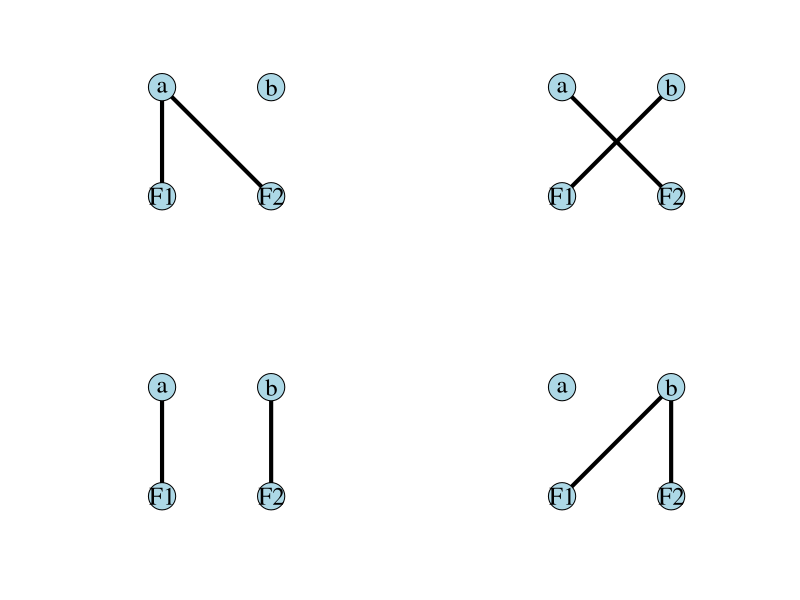
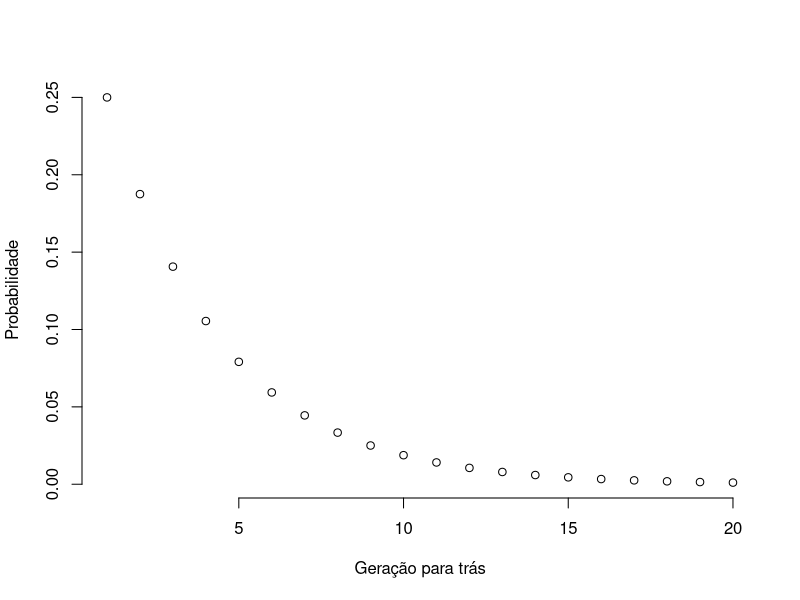
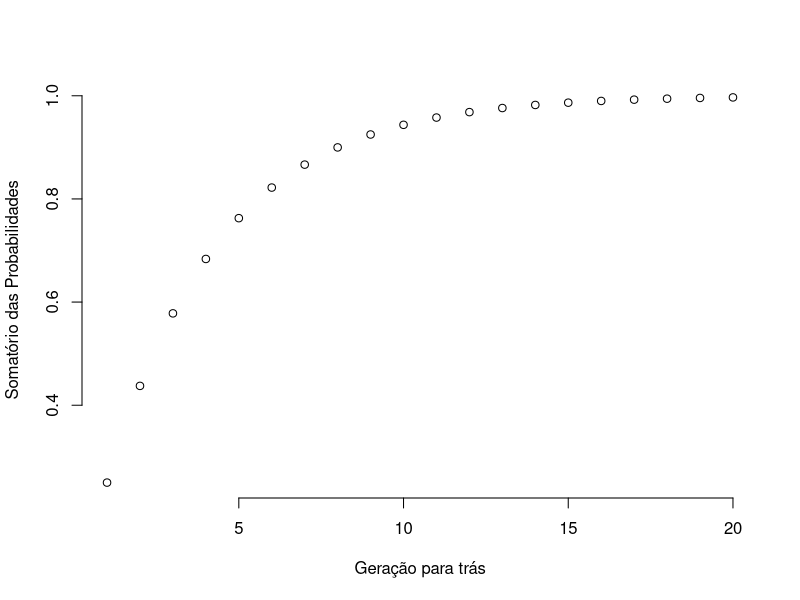

These charts were generated, in order, by the following R code:
###http://recologia.com.br/2016/02/teoria-da-coalescencia/
library(igraph)

###Definindo a função de probabilidade de coalescencia
coalescent<- function(n,t) {
    return((1/n) * (1-(1/4))^(t-1))
}

###Testando o modelo
coalescent(1,1)

coalescent(2,1)

###Avaliando o resultado
mae<-letters[1:2]
mae
possibilidades<-expand.grid(individuo1=mae,individuo2=mae)

possibilidades$individuo1==possibilidades$individuo2

sum(possibilidades$individuo1==possibilidades$individuo2)/nrow(possibilidades)

###Representação grafica das possibilidades
grafo1<-graph_from_literal(F1-a,F2-a,b)
grafo2<-graph_from_literal(F1-b,F2-a)
grafo3<-graph_from_literal(F1-a,F2-b)
grafo4<-graph_from_literal(F1-b,F2-b,a)

local<-matrix(c(0,0,1,0,0,1,1,1),ncol = 2,nrow=4,dimnames = list(c("F1","F2","a","b"),c("x","y")),byrow=T)

jpeg("01.jpg")
par(mfrow=c(2,2))
local<-local[match(rownames(local),V(grafo1)$name),]
plot(grafo1,layout=local,vertex.size=50,vertex.color="lightblue",
     vertex.label.color="black",vertex.label.cex=1.8,edge.width=4,edge.color="black")

local<-local[match(rownames(local),V(grafo2)$name),]
plot(grafo2,layout=local,vertex.size=50,vertex.color="lightblue",
     vertex.label.color="black",vertex.label.cex=1.8,edge.width=4,edge.color="black")

local<-local[match(rownames(local),V(grafo3)$name),]
plot(grafo3,layout=local,vertex.size=50,vertex.color="lightblue",
     vertex.label.color="black",vertex.label.cex=1.8,edge.width=4,edge.color="black")

local<-local[match(rownames(local),V(grafo4)$name),]
plot(grafo4,layout=local,vertex.size=50,vertex.color="lightblue",
     vertex.label.color="black",vertex.label.cex=1.8,edge.width=4,edge.color="black")
dev.off()

###Mais testes
coalescent(3,1)

mae<-letters[1:3]
mae
possibilidades<-expand.grid(individuo1=mae,individuo2=mae)
possibilidades
possibilidades$individuo1==possibilidades$individuo2
sum(possibilidades$individuo1==possibilidades$individuo2)/nrow(possibilidades)


coalescent(4,1)
mae<-letters[1:4]
possibilidades<-expand.grid(individuo1=mae,individuo2=mae)
possibilidades$individuo1==possibilidades$individuo2
sum(possibilidades$individuo1==possibilidades$individuo2)/nrow(possibilidades)

###Alterando o tempo

coalescent(4,2)

mae<-letters[1:4]
mae

possibilidades<-expand.grid(individuo1=mae,individuo2=mae)
possibilidades

não_coalecer<-sum(!possibilidades$individuo1==possibilidades$individuo2)/nrow(possibilidades)
coalecer<-sum(possibilidades$individuo1==possibilidades$individuo2)/(nrow(possibilidades))

não_coalecer
coalecer

não_coalecer*coalecer

###Olhando ao longo do tempo
jpeg("02.jpg")
plot(coalescent(4,1:20),xlab="Geração para trás",ylab="Probabilidade",bty="n")
dev.off()

jpeg("03.jpg")
plot(cumsum(coalescent(4,1:20)),xlab="Geração para trás",ylab="Somatório das Probabilidades",bty="n")
dev.off()

###Somas ao longo do tempo
sum(coalescent(4,1:10))
sum(coalescent(4,1:20))
sum(coalescent(4,1:40))
